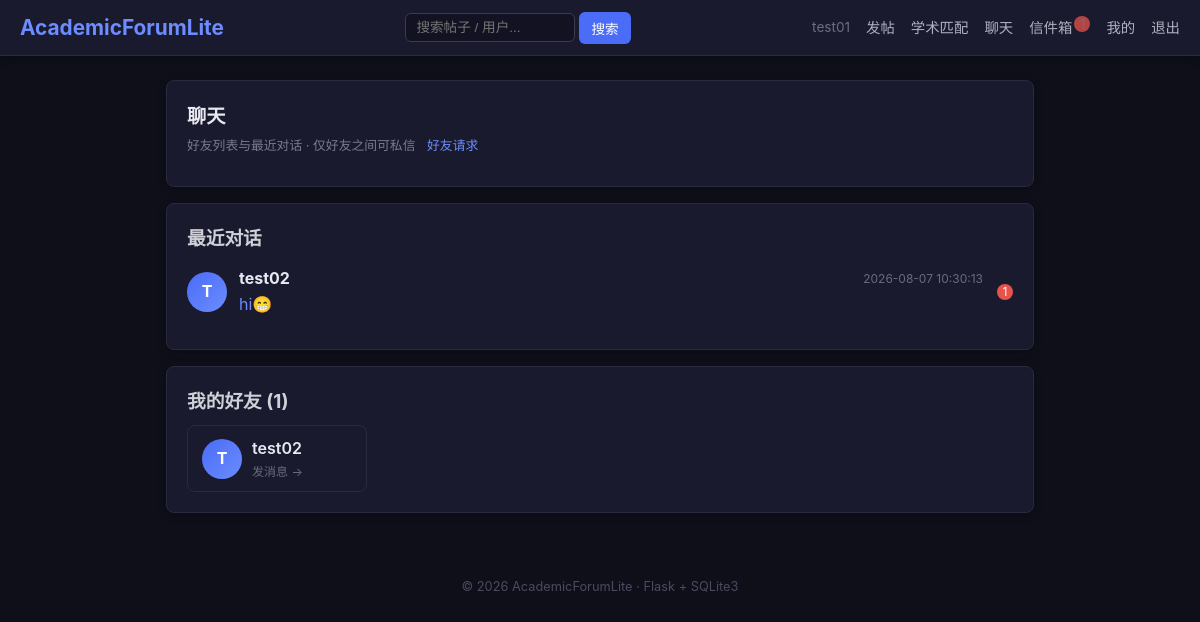
The page /chat (signed in) on the database its author committed.
### tables this page shows
CREATE TABLE user (
            id          INTEGER PRIMARY KEY AUTOINCREMENT,
            username    TEXT    NOT NULL UNIQUE,
            password    TEXT    NOT NULL,
            create_time TEXT    NOT NULL
        , avatar TEXT NOT NULL DEFAULT '', bio TEXT NOT NULL DEFAULT '', learning_interest TEXT NOT NULL DEFAULT '');

CREATE TABLE message (
            id          INTEGER PRIMARY KEY AUTOINCREMENT,
            msg_type    TEXT    NOT NULL DEFAULT 'private',  -- private=私信 / system=系统通知
            sender_id   INTEGER,
            receiver_id INTEGER NOT NULL,
            content     TEXT    NOT NULL,
            link        TEXT    NOT NULL DEFAULT '',
            is_read     INTEGER NOT NULL DEFAULT 0,
            create_time TEXT    NOT NULL,
            FOREIGN KEY (sender_id)   REFERENCES user(id),
            FOREIGN KEY (receiver_id) REFERENCES user(id)
        );

### app.py (the view)
@app.route("/chat")
@login_required
def chat():
    db = get_db()
    friends = db.execute("""
        SELECT u.id, u.username, u.avatar, u.bio
        FROM friend f
        JOIN user u ON f.friend_id = u.id
        WHERE f.user_id = ?
        ORDER BY u.username
    """, (session["user_id"],)).fetchall()
    unread_map = {}
    rows = db.execute(
        "SELECT sender_id, COUNT(*) AS c FROM message "
        "WHERE receiver_id = ? AND msg_type = 'private' AND is_read = 0 "
        "GROUP BY sender_id",
        (session["user_id"],)
    ).fetchall()
    for r in rows:
        unread_map[r["sender_id"]] = r["c"]
    recents = db.execute("""
        SELECT m.*, su.username AS sender_name, ru.username AS receiver_name
        FROM message m
        LEFT JOIN user su ON m.sender_id = su.id
        LEFT JOIN user ru ON m.receiver_id = ru.id
        WHERE (m.receiver_id = ? OR m.sender_id = ?) AND m.msg_type = 'private'
        ORDER BY m.create_time DESC, m.id DESC
    """, (session["user_id"], session["user_id"])).fetchall()
    convos = []
    seen = set()
    for m in recents:
        other = m["sender_id"] if m["receiver_id"] == session["user_id"] else m["receiver_id"]
        if other is None or other in seen:
            continue
        seen.add(other)
        convos.append({
            "other_id": other,
            "other_name": (m["sender_name"] if m["receiver_id"] == session["user_id"]
                           else m["receiver_name"]) or "已注销",
            "content": m["content"],
            "time": m["create_time"],
            "mine": m["sender_id"] == session["user_id"],
            "unread": unread_map.get(other, 0),
        })
    return render_template("chat.html", friends=friends, convos=convos)

### app.py (called while the page is built)
def get_db() -> sqlite3.Connection:
    if "db" not in g:
        g.db = sqlite3.connect(DB_PATH)
        g.db.row_factory = sqlite3.Row
        g.db.execute("PRAGMA foreign_keys = ON")  # 开启外键级联
    return g.db

@app.context_processor
def inject_now():
    return {"now": datetime.now}

@app.context_processor
def inject_unread():
    if "user_id" not in session:
        return {"unread_count": 0}
    db = get_db()
    row = db.execute(
        "SELECT COUNT(*) AS c FROM message WHERE receiver_id = ? AND is_read = 0",
        (session["user_id"],)
    ).fetchone()
    return {"unread_count": row["c"] if row else 0}

def login_required(f):
    from functools import wraps
    @wraps(f)
    def decorated_function(*args, **kwargs):
        if "user_id" not in session:
            flash("请先登录", "warning")
            return redirect(url_for("index"))
        return f(*args, **kwargs)
    return decorated_function

### templates/chat.html (shortened to what this page needs)
{% extends "base.html" %}
{% block content %}
    <div class="card">
        <h2 style="margin-bottom:4px;">聊天</h2>
        <div class="meta">
            好友列表与最近对话 · 仅好友之间可私信
            <a href="{{ url_for('friend_requests') }}" style="margin-left:8px;">好友请求</a>
        </div>
    </div>
    <div class="card">
        <h3>最近对话</h3>
        {% if convos %}
            {% for c in convos %}
                <a href="{{ url_for('chat_detail', user_id=c.other_id) }}" style="text-decoration:none;">
                    <div class="msg-item" style="display:flex;align-items:center;gap:12px;">
                        <span class="avatar-circle" style="width:40px;height:40px;font-size:1rem;">{{ c.other_name[:1].upper() }}</span>
                        <div style="flex:1;min-width:0;">
                            <div style="display:flex;justify-content:space-between;align-items:center;">
                                <strong style="color:#e8e8f4;">{{ c.other_name }}</strong>
                                <span style="font-size:.75rem;color:#6a6a80;">{{ c.time }}</span>
                            </div>
                            <div class="excerpt" style="white-space:nowrap;overflow:hidden;text-overflow:ellipsis;">
                                {{ c.content | md | striptags | truncate(60) }}
                            </div>
                        </div>
                        {% if c.unread %}
                            <span class="badge">{{ c.unread }}</span>
                        {% endif %}
                    </div>
                </a>
            {% endfor %}
        {% else %}
            <p class="empty" style="padding:20px 0;">暂无对话，从下方好友列表发起聊天吧</p>
        {% endif %}
    </div>
    <div class="card">
        <h3>我的好友 ({{ friends|length }})</h3>
        {% if friends %}
            <div style="display:flex;flex-wrap:wrap;gap:12px;margin-top:8px;">
                {% for f in friends %}
                    <a href="{{ url_for('chat_detail', user_id=f.id) }}"
                       style="text-decoration:none;display:flex;align-items:center;gap:10px;
                              background:#1a1a2e;border:1px solid #2a2a40;border-radius:8px;
                              padding:10px 14px;min-width:180px;">
                        <span class="avatar-circle" style="width:40px;height:40px;font-size:1rem;">{{ f.username[:1].upper() }}</span>
                        <div>
                            <div style="color:#e8e8f4;font-weight:600;">{{ f.username }}</div>
                            <div style="font-size:.75rem;color:#6a6a80;">发消息 →</div>
                        </div>
                    </a>
                {% endfor %}
            </div>
        {% else %}
            <p class="empty" style="padding:20px 0;">
                暂无好友，去 <a href="{{ url_for('index') }}">论坛</a> 认识朋友，或在他人主页点「加好友」
            </p>
        {% endif %}
    </div>
{% endblock %}

### templates/base.html (shortened to what this page needs)
<!DOCTYPE html>
<html lang="zh-CN">
<head>
</head>
<body>
<nav>
    <a href="{{ url_for('index') }}" class="brand">AcademicForumLite</a>
    <form action="{{ url_for('search') }}" method="get" class="search-form">
        <input type="text" name="q" placeholder="搜索帖子 / 用户..." value="{{ request.args.get('q','') }}">
        <button type="submit">搜索</button>
    </form>
    <div class="nav-links">
        {% if session.user_id %}
            <span>{{ session.username }}</span>
            <a href="{{ url_for('create_post') }}">发帖</a>
            <a href="{{ url_for('match') }}">学术匹配</a>
            <a href="{{ url_for('chat') }}">聊天</a>
            <a href="{{ url_for('messages') }}">信件箱{% if unread_count %}<span class="badge">{{ unread_count }}</span>{% endif %}</a>
            <a href="{{ url_for('profile', user_id=session.user_id) }}">我的</a>
            <a href="{{ url_for('logout') }}">退出</a>
        {% else %}
            <a href="{{ url_for('login') }}">登录</a>
            <a href="{{ url_for('register') }}">注册</a>
        {% endif %}
    </div>
</nav>
<div class="container">
    {% block content %}{% endblock %}
</div>
<footer>&copy; {{ now().year }} AcademicForumLite · Flask + SQLite3</footer>
</body>
</html>

### templates/base.html (style rules this page uses)
* { margin: 0; padding: 0; box-sizing: border-box; }
body { font-family: -apple-system, BlinkMacSystemFont, "Segoe UI", Roboto, "Helvetica Neue", Arial, sans-serif; background: #0f0f1a; color: #d0d0d8; line-height: 1.6; min-height: 100vh; }
a { color: #6c8cff; text-decoration: none; }
nav { background: #1a1a2e; color: #e0e0e8; padding: 0 20px; display: flex; align-items: center; justify-content: space-between; height: 56px; box-shadow: 0 2px 8px rgba(0,0,0,.4); border-bottom: 1px solid #2a2a40; }
nav .brand { font-size: 1.3rem; font-weight: 700; color: #6c8cff; }
nav .nav-links { display: flex; gap: 16px; align-items: center; }
nav .nav-links a { color: #b0b0c0; font-size: .9rem; transition: color .2s; }
nav .nav-links span { font-size: .85rem; opacity: .75; color: #8888a0; }
.container { max-width: 900px; margin: 0 auto; padding: 24px 16px; }
.card { background: #1a1a2e; border-radius: 8px; padding: 20px; margin-bottom: 16px; box-shadow: 0 2px 8px rgba(0,0,0,.3); border: 1px solid #2a2a40; }
.card h2 { margin-bottom: 8px; font-size: 1.2rem; color: #e8e8f0; }
.card .meta { font-size: .8rem; color: #7a7a90; margin-bottom: 10px; }
.avatar-circle { display: inline-flex; width: 64px; height: 64px; border-radius: 50%; background: linear-gradient(135deg, #4a6cf7, #6c8cff); color: #fff; font-size: 1.6rem; font-weight: 700; align-items: center; justify-content: center; user-select: none; }
footer { text-align: center; padding: 24px; color: #4a4a60; font-size: .8rem; }
.search-form { display: flex; gap: 4px; align-items: center; }
.search-form input { background: #121222; border: 1px solid #3a3a50; color: #d0d0d8; border-radius: 6px; padding: 6px 10px; font-size: .85rem; width: 170px; outline: none; }
.search-form button { background: #4a6cf7; color: #fff; border: none; border-radius: 6px; padding: 6px 12px; font-size: .85rem; cursor: pointer; }
.badge { display: inline-block; min-width: 16px; padding: 0 5px; background: #e5534b; color: #fff; font-size: .7rem; line-height: 16px; text-align: center; border-radius: 8px; margin-left: 2px; vertical-align: top; }
.msg-item { border-bottom: 1px solid #2a2a40; padding: 12px 0; }
.msg-item:last-child { border-bottom: none; }

### rows shown on the page
user: username "test01"
message: username "T", other_name "test02", time "2026-08-07 10:30:13", content|md "hi😁", unread "1"
user: username "T", username "test02"

### other values the page prints
{{ unread_count }} "1"
{{ friends|length }} "1"
